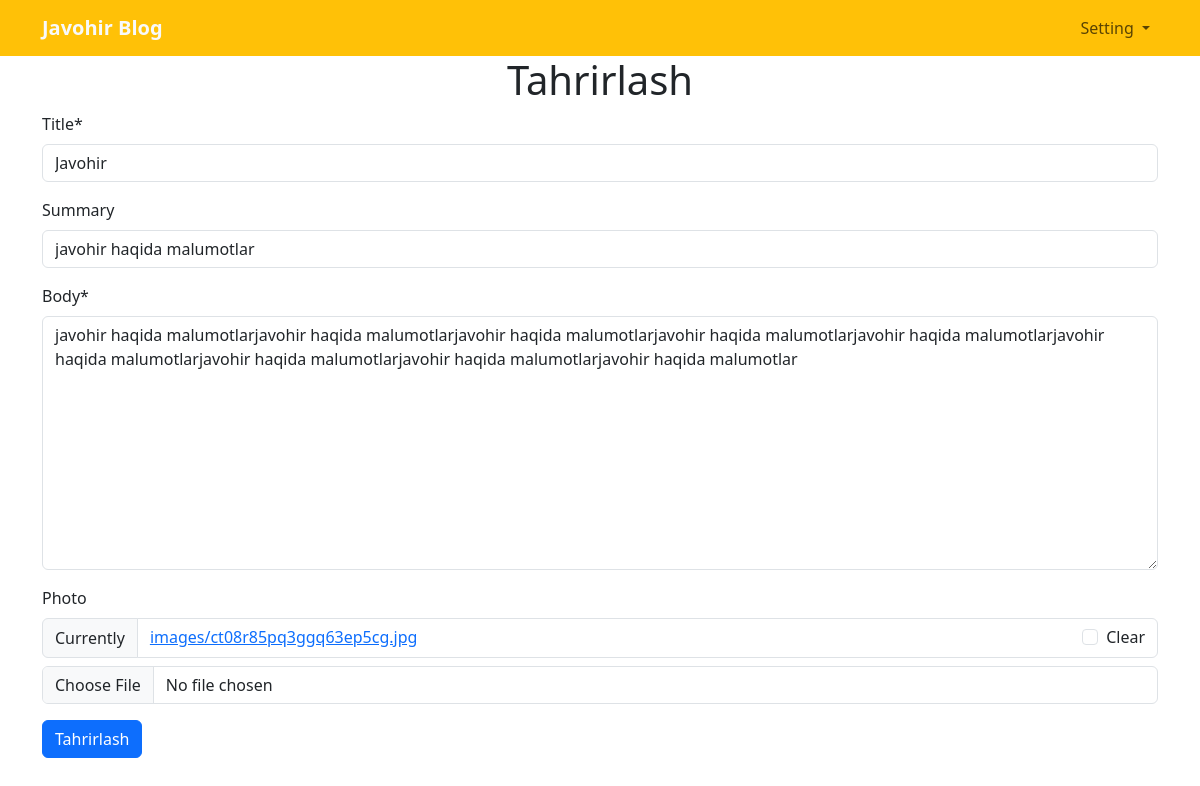
The app's page /articles/detail/update/4/ (signed in), older data.
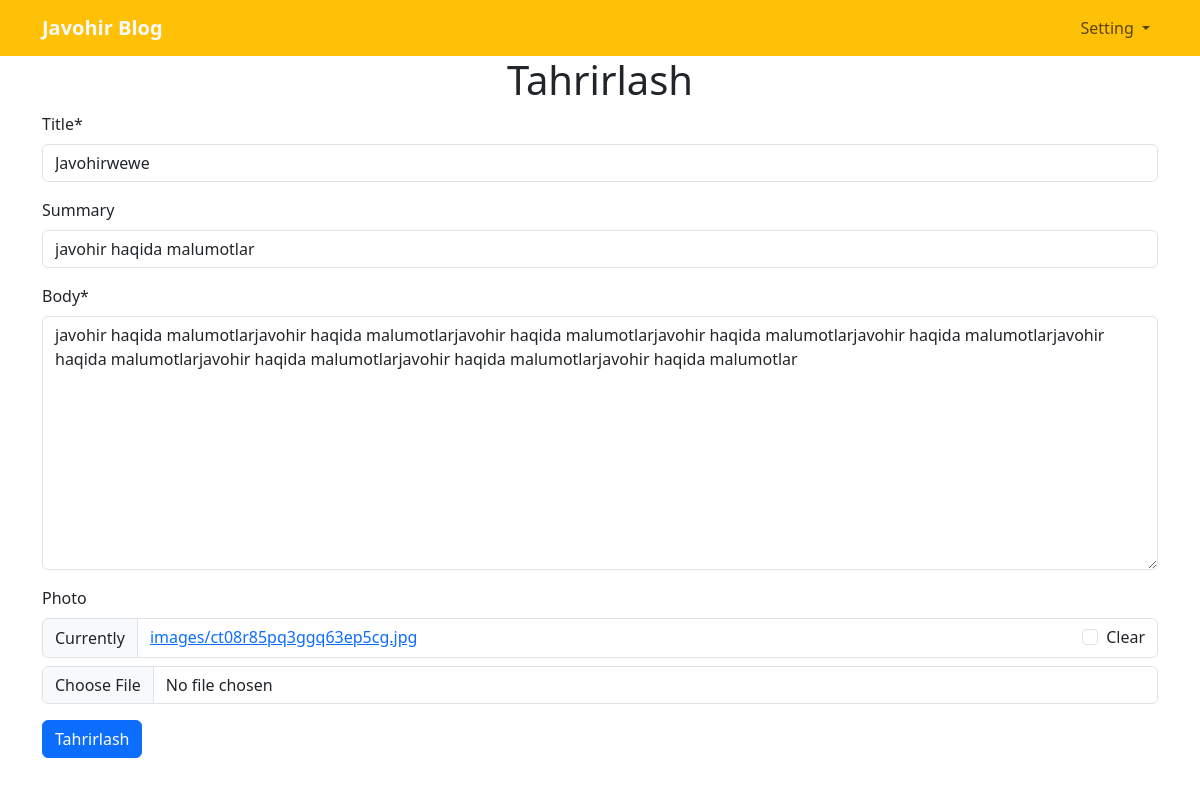
The same page, newer data.
### articles/models.py (models this page shows, shortened)
class Article(models.Model):
    title = models.CharField(max_length=150)
    summary = models.CharField(max_length=150, blank=True)
    body = models.TextField()
    photo = models.ImageField(upload_to="images/", blank=True)
    date = models.DateTimeField(auto_now_add=True)
    author = models.ForeignKey(get_user_model(), on_delete=models.CASCADE)

### articles/views.py (the view)
# urls.py: path("detail/update/<int:pk>/", ArticleUpdateView.as_view(), name="article_update"),
class ArticleUpdateView( LoginRequiredMixin , UserPassesTestMixin , UpdateView ):
    model = Article
    template_name = "article_update.html"
    fields = ["title", "summary", "body", "photo"]
    def test_func(self):
        obj = self.get_object()
        return obj.author == self.request.user

### templates/article_update.html (shortened to what this page needs)
{% extends  "base.html" %}
{% load crispy_forms_tags %}
{% block content %}
<h1 class="text-center">Tahrirlash</h1>
<form method="post" enctype="multipart/form-data">
    {{form|crispy}}
    <button type="submit" class="btn btn-primary">Tahrirlash</button>
</form>
{% endblock %}

Row changes from the older to the newer data that the page shows:
changed Article "javohir haqida malumotlar": title "Javohir" → "Javohirwewe"
